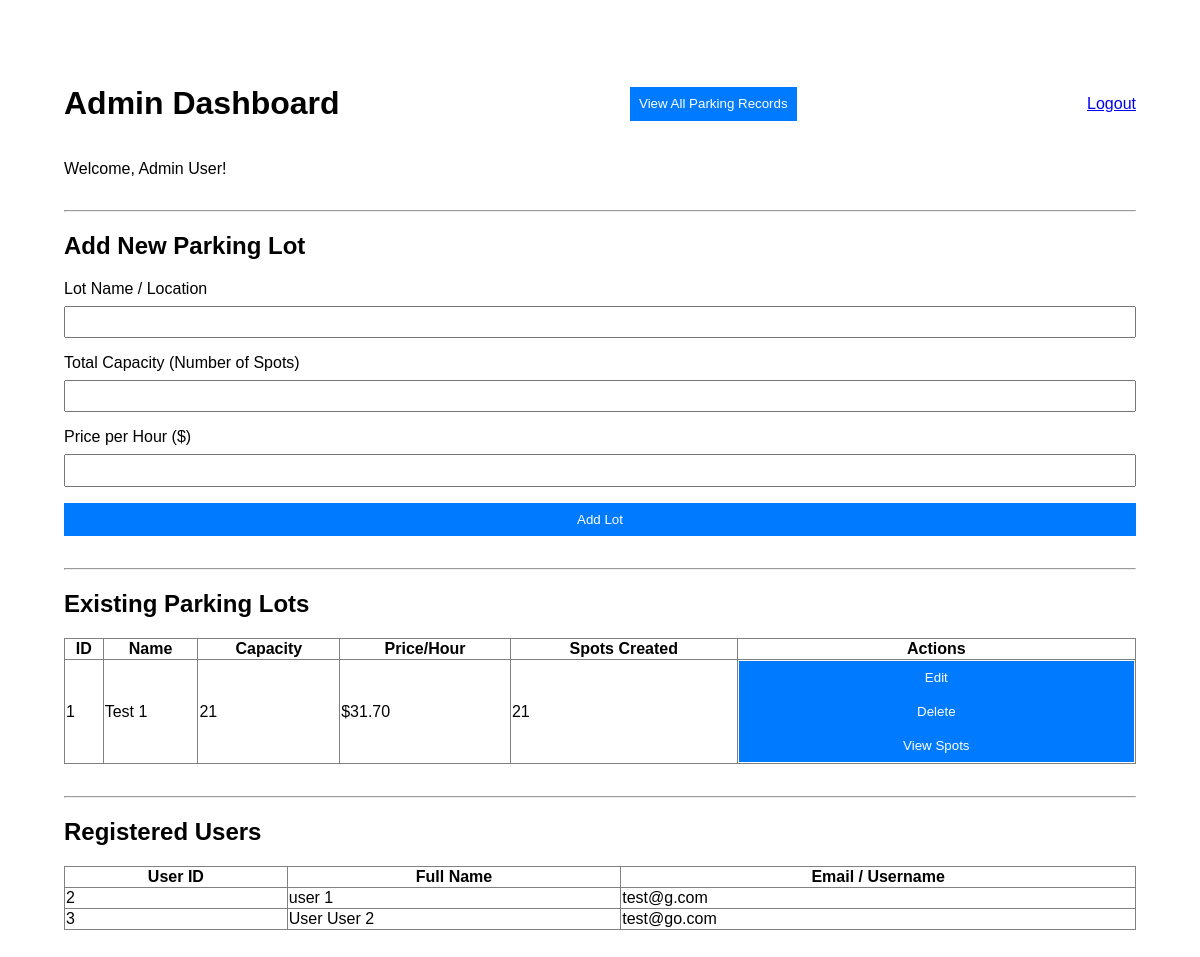
The app's page /admin/dashboard (signed in), older data.
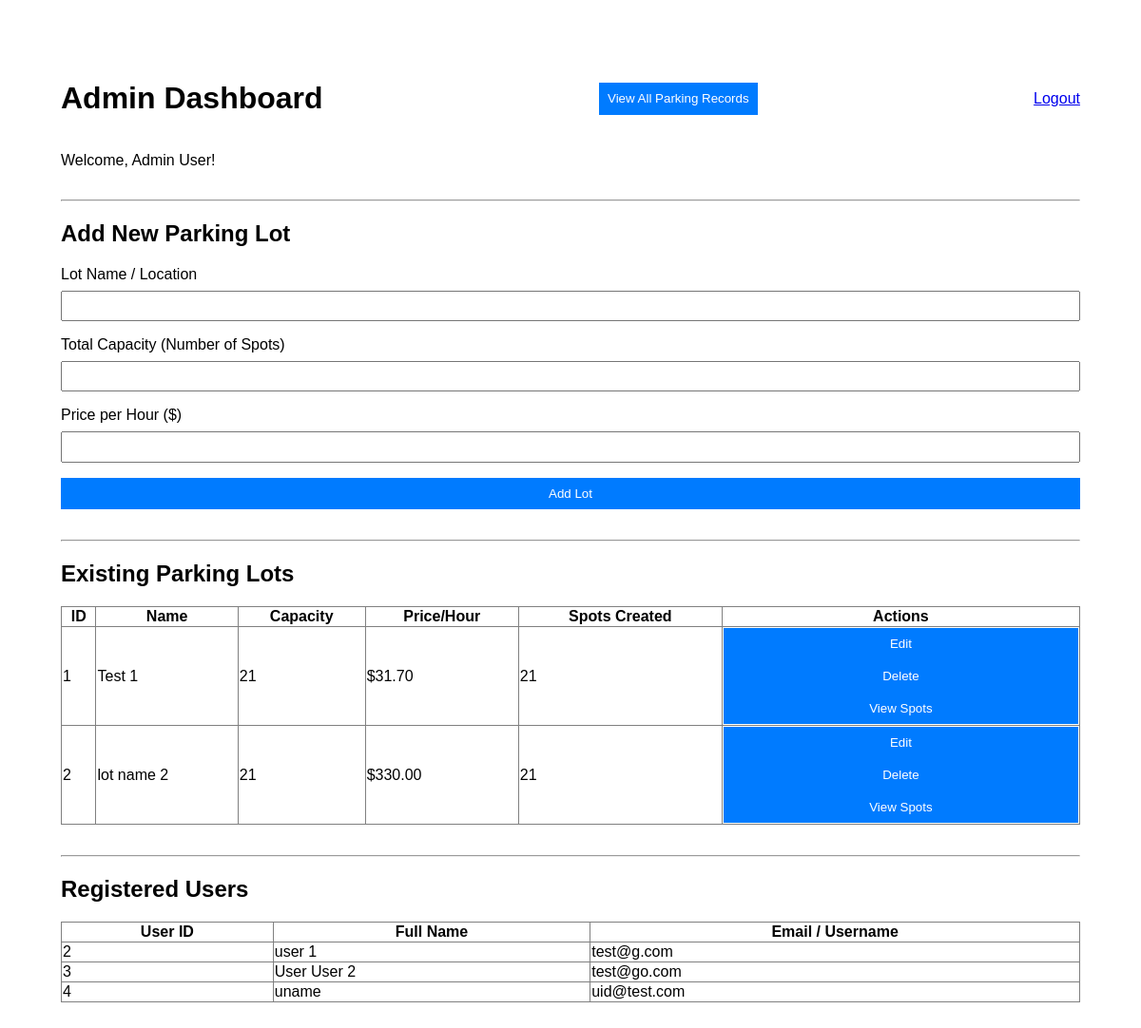
The same page, newer data.
### models/models.py (models this page shows)
class User(db.Model, UserMixin):
    id = db.Column(db.Integer, primary_key=True)
    username = db.Column(db.String(80), unique=True, nullable=False)
    password = db.Column(db.String(255), nullable=False)
    full_name = db.Column(db.String(150))
    role = db.Column(db.String(50), default='user') # Differentiates between user and admin
    reservations = db.relationship('Reservation', backref='user', lazy=True)

class ParkingLot(db.Model):
    id = db.Column(db.Integer, primary_key=True)
    name = db.Column(db.String(100), nullable=False)
    capacity = db.Column(db.Integer, nullable=False)
    price_per_hour = db.Column(db.Float, nullable=False)
    spots = db.relationship('ParkingSpot', backref='lot', lazy=True, cascade="all, delete-orphan")

### controllers/controllers.py (the view)
@app.route('/admin/dashboard')
@login_required
@role_required('admin')
def admin_dashboard():
    lots = ParkingLot.query.order_by(ParkingLot.id).all()
    users = User.query.filter_by(role='user').all()
    return render_template('admin_dashboard.html', lots=lots, users=users)

### app.py (called while the page is built)
@login_manager.user_loader
def load_user(user_id):
    return User.query.get(int(user_id))

### controllers/controllers.py (called while the page is built)
def role_required(role):
    def wrapper(fn):
        @wraps(fn)
        def decorated_view(*args, **kwargs):
            if not current_user.is_authenticated or current_user.role != role:
                flash("You do not have permission to access this page.")
                return redirect(url_for('login'))
            return fn(*args, **kwargs)
        return decorated_view
    return wrapper

### templates/admin_dashboard.html (shortened to what this page needs)
{% extends 'base.html' %}
{% block content %}
<div style="max-width: 1200px; margin: auto; padding: 2em;">
    <div style="display: flex; justify-content: space-between; align-items: center;">
        <h1>Admin Dashboard</h1>
        <div style="margin: 1em 0;">
            <a href="{{ url_for('all_reservations') }}">
                <button type="button">View All Parking Records</button>
            </a>
        </div>
        <a href="{{ url_for('logout') }}">Logout</a>
    </div>
    <p>Welcome, {{ current_user.full_name }}!</p>
    <hr style="margin-top: 2em;">
    <h2>Add New Parking Lot</h2>
    <form method="POST" action="{{ url_for('add_lot') }}">
        <div class="form-group">
            <label for="name">Lot Name / Location</label>
            <input type="text" id="name" name="name" required>
        </div>
        <div class="form-group">
            <label for="capacity">Total Capacity (Number of Spots)</label>
            <input type="number" id="capacity" name="capacity" min="1" required>
        </div>
        <div class="form-group">
            <label for="price">Price per Hour ($)</label>
            <input type="number" id="price" name="price" step="0.01" min="0" required>
        </div>
        <button type="submit">Add Lot</button>
    </form>
    <hr style="margin-top: 2em;">
    <h2>Existing Parking Lots</h2>
    <table border="1" style="width: 100%; border-collapse: collapse; margin-top: 1em;">
        <thead>
            <tr>
                <th>ID</th>
                <th>Name</th>
                <th>Capacity</th>
                <th>Price/Hour</th>
                <th>Spots Created</th>
                <th>Actions</th>
            </tr>
        </thead>
        <tbody>
            {% if lots %}
                {% for lot in lots %}
                <tr>
                    <td>{{ lot.id }}</td>
                    <td>{{ lot.name }}</td>
                    <td>{{ lot.capacity }}</td>
                    <td>${{ "%.2f"|format(lot.price_per_hour) }}</td>
                    <td>{{ lot.spots|length }}</td> <td>
                        <a href="{{ url_for('edit_lot', lot_id=lot.id) }}">
                            <button type="button">Edit</button>
                        </a>
                        <form method="POST" action="{{ url_for('delete_lot', lot_id=lot.id) }}" style="display: inline;" onsubmit="return confirm('Are you sure you want to delete {{ lot.name }} lot and all its {{lot.spots|length}} spots?');">
                            <button type="submit">Delete</button>
                        </form>
                        <a href="{{ url_for('view_lot_spots', lot_id=lot.id) }}">
                            <button type="button">View Spots</button>
                        </a>
                    </td>
                </tr>
                {% endfor %}
            {% else %}
            <tr>
                <td colspan="6" style="text-align: center;">No lots have been created yet.</td>
            </tr>
            {% endif %}
        </tbody>
    </table>
    <hr style="margin-top: 2em;">
    <h2>Registered Users</h2>
    <table border="1" style="width: 100%; border-collapse: collapse; margin-top: 1em;">
        <thead>
            <tr>
                <th>User ID</th>
                <th>Full Name</th>
                <th>Email / Username</th>
            </tr>
        </thead>
        <tbody>
            {% if users %}
                {% for user in users %}
                <tr>
                    <td>{{ user.id }}</td>
                    <td>{{ user.full_name }}</td>
                    <td>{{ user.username }}</td>
                </tr>
                {% endfor %}
            {% else %}
            <tr>
                <td colspan="3" style="text-align: center;">No users have registered yet.</td>
            </tr>
            {% endif %}
        </tbody>
    </table>
</div>
{% endblock %}

### templates/base.html (shortened to what this page needs)
<!DOCTYPE html>
<html lang="en">
<head>
</head>
<body>
    {% block content %}{% endblock %}
</body>
</html>

### templates/base.html (style rules this page uses)
body { font-family: sans-serif; margin: 2em; }
.form-group { margin-bottom: 1em; }
label { display: block; margin-bottom: 0.5em; }
input { width: 100%; padding: 0.5em; box-sizing: border-box; }
button { width: 100%; padding: 0.7em; background-color: #007bff; color: white; border: none; cursor: pointer; }

Row changes from the older to the newer data that the page shows:
added ParkingLot: id "2", name "lot name 2", capacity "21", price_per_hour "330.00", spots|length "21"
added User: id "4", full_name "uname", username "uid@test.com"
